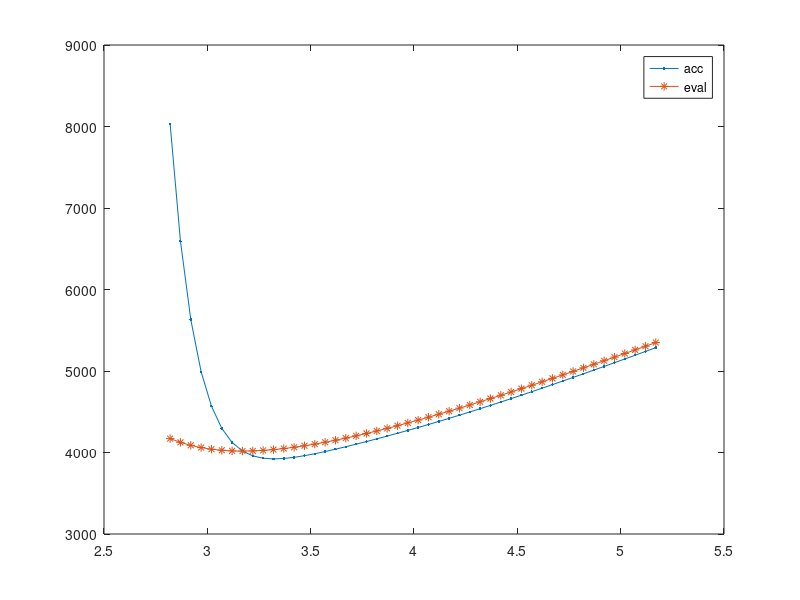

Reproduce this figure in MATLAB.
clear;clc;close all;
data=[
2.819942, 8031.282177, 4170.611754;
2.869942, 6593.233172, 4124.249753;
2.919942, 5630.560684, 4087.994398;
2.969942, 4990.379200, 4060.484939;
3.019942, 4568.969365, 4040.576368;
3.069942, 4295.849536, 4027.301163;
3.119942, 4123.082659, 4019.838409;
3.169942, 4018.064877, 4017.488773;
3.219942, 3958.642243, 4019.654131;
3.269942, 3929.792007, 4025.820939;
3.319942, 3921.360313, 4035.546597;
3.369942, 3926.516213, 4048.448231;
3.419942, 3940.693270, 4064.193432;
3.469942, 3960.864162, 4082.492579;
3.519942, 3985.043362, 4103.092466;
3.569942, 4011.946392, 4125.770971;
3.619942, 4040.756744, 4150.332607;
3.669942, 4070.966905, 4176.604782;
3.719942, 4102.270408, 4204.434644;
3.769942, 4134.488988, 4233.686419;
3.819942, 4167.523851, 4264.239157;
3.869942, 4201.323463, 4295.984806;
3.919942, 4235.862596, 4328.826580;
3.969942, 4271.129019, 4362.677555;
4.019942, 4307.115307, 4397.459467;
4.069942, 4343.814064, 4433.101682;
4.119942, 4381.215368, 4469.540297;
4.169942, 4419.305638, 4506.717372;
4.219942, 4458.067382, 4544.580259;
4.269942, 4497.479449, 4583.081019;
4.319942, 4537.517567, 4622.175915;
4.369942, 4578.154995, 4661.824964;
4.419942, 4619.363200, 4701.991548;
4.469942, 4661.112501, 4742.642074;
4.519942, 4703.372648, 4783.745671;
4.569942, 4746.113324, 4825.273919;
4.619942, 4789.304558, 4867.200619;
4.669942, 4832.917065, 4909.501580;
4.719942, 4876.922508, 4952.154433;
4.769942, 4921.293690, 4995.138468;
4.819942, 4966.004700, 5038.434481;
4.869942, 5011.030995, 5082.024645;
4.919942, 5056.349461, 5125.892389;
4.969942, 5101.938421, 5170.022293;
5.019942, 5147.777636, 5214.399991;
5.069942, 5193.848269, 5259.012085;
5.119942, 5240.132849, 5303.846065;
5.169942, 5286.615209, 5348.890240;

];

plot(data(:,1),data(:,2),'.-')
% legend ("acc")
hold on 
plot(data(:,1),data(:,3),'*-')
legend("acc","eval")
